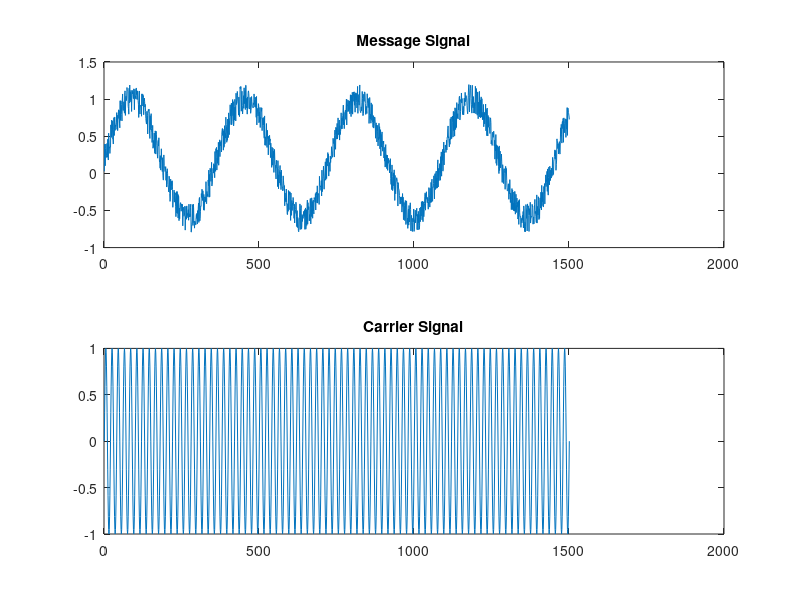
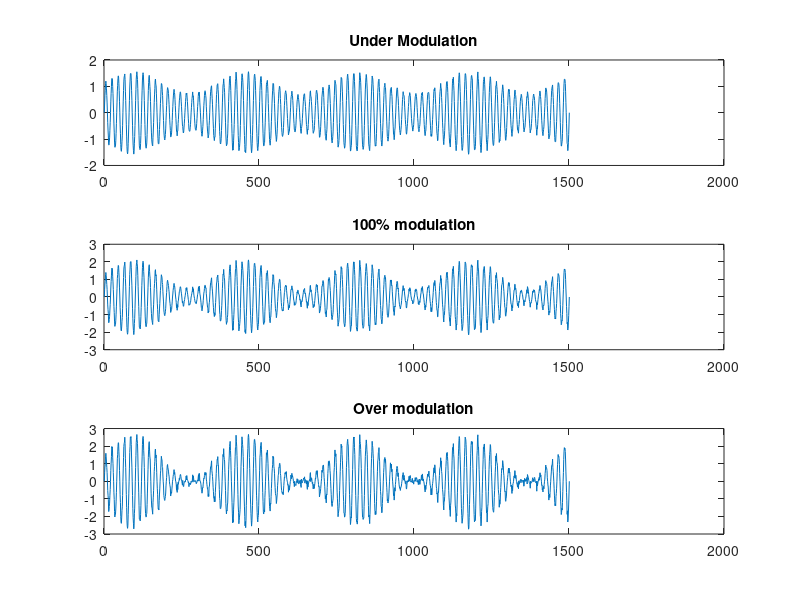
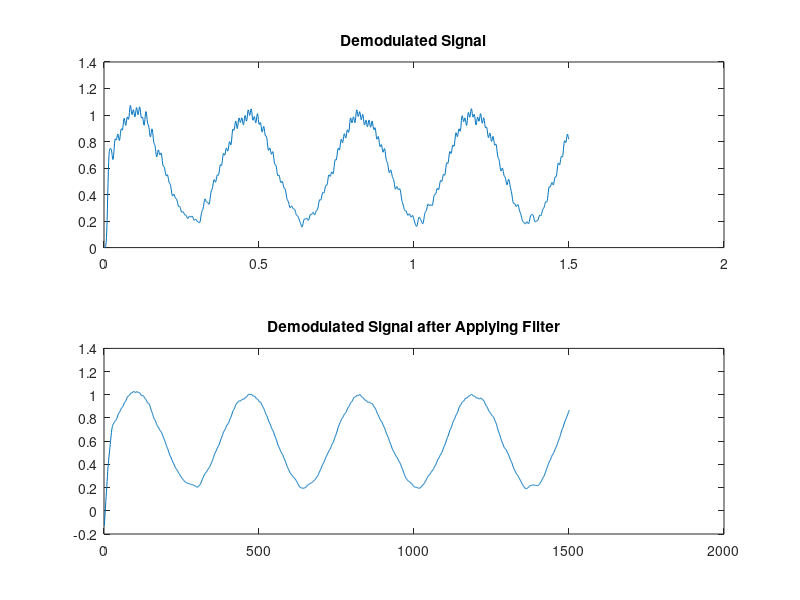
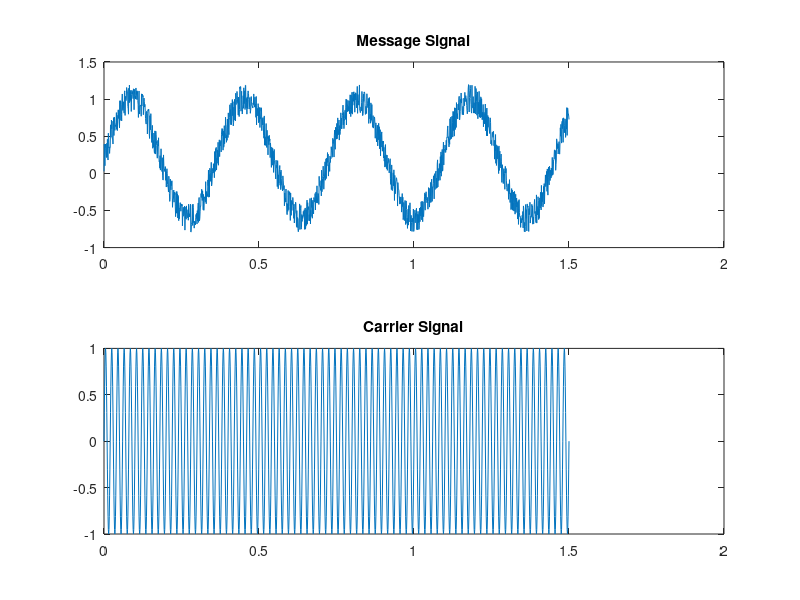

Write the MATLAB code that produced these figures, in order. (Note: this script raises an error after producing the figures.)
% Name - Surag P
% Roll No. - 181EC248

% Experimment Six

%Simulation of AM and FM schemes( modulation and demodulation in time
%domain and spectral domain)

clc; 
clear;

%Conventional AM 

%Generating Message Signal With Noise
figure;
T=[0:0.001:1.5];
smax=0.2;
smin=-0.2;
m_1=0.8*sin(2*pi*2.75*T)+(smax-smin)*rand(1,length(T)); 
subplot(2,1,1);
plot(m_1);
title('Message Signal');
fc_1=50;
c=sin(2*pi*fc_1*T);
subplot(2,1,2);
plot(c);
title('Carrier Signal');

MI_1=0.5; %Modulation Index For Under Modulation <1
output1=(1+(MI_1*m_1)).*c; 
figure;
subplot(3,1,1);
plot(output1);
title('Under Modulation');

MI_2=1; %Modulation Index For Perfect Modulation =1
output2=(1+(MI_2*m_1)).*c; 
subplot(3,1,2);
plot(output2); 
title('100% modulation');

MI_3=1.5; %Modulation Index For Under Modulation >1
output3=(1+(MI_3*m_1)).*c;
subplot(3,1,3);
plot(output3);
title('Over modulation');

recv_s=output2.*c; 
[x1,x2]=butter(5,0.1);
demod_s=filter(x1,x2,recv_s);
figure;
subplot(2,1,1)
plot(T,demod_s)
title('Demodulated Signal' );
% Using Median Filter to Smooth the output signal signal
demod_s = sgolayfilt(demod_s, 1, 25);
subplot(2,1,2);
plot(demod_s);
title('Demodulated Signal after Applying Filter' );


%DSBSC Modulation 
figure;
subplot(2,1,1); 
plot(T,m_1); 
title('Message Signal');
subplot(2,1,2); 
plot(T,c); 
title('Carrier Signal');

sig=m_1.*c;
figure;
subplot(2,1,1);
plot(T,sig);
title('DSBSC');

output1=sig.*c;
[x1,x2]=butter(5,0.1); 
output2=filter(x1,x2,output1);
subplot(2,1,2);
plot(T,output2);
title('Demodulated Signal');


% SSBSC Modulation 

figure;
subplot(2,1,1);
plot(T,m_1);
title('Message Signal');
subplot(2,1,2);
plot(T,sin(2*pi*fc_1*T));
title('Carrier Signal');

MI_1=m_1.*cos(2*pi*fc_1*T);
MI_2=hilbert(m_1).*(sin(2*pi*fc_1*T).*-1);
sig=MI_1+MI_2;
figure;
subplot(2,1,1);
plot(T,sig);
title('SSBSC');

output1=sig.*cos(2*pi*fc_1*T);
[x1,x2]=butter(5,0.1); 
output2=filter(x1,x2,output1);
subplot(2,1,2);
plot(T,output2);
title('Demodulated Signal');


%Frequency Modulation 
T=[0:0.001:5];
f1=1; 
m_2=0.8*sin(2*pi*f1*2.75*T) + (smax-smin)*rand(1,length(T)); 
figure;
subplot(2,1,1); 
plot(T,m_2); 
title('Message Signal');
fc_2=30; 
c=sin(2*pi*fc_2*T); 
subplot(2,1,2);
plot(T,c);
title('Carrier Signal');

x=sin(2*pi*f1*T);
accum_x = cumsum(x)/1000;
sig = cos(2*pi*fc_2*T + 2*pi*2*pi*accum_x);
figure;
subplot(2,1,1);
plot(T,sig);
title('Frequency Modulation');

output1=fmdemod(sig,fc_2,1000,2*pi,0);
subplot(2,1,2);
plot(output1);
title('Demodulated Signal');

%Phase Modulation 
figure; 
subplot(2,1,1);
plot(T,m_2);
title('Message Signal');
subplot(2,1,2);
plot(T,c);
title('Carrier Signal');

mf=20;
sig=sin((mf*sin(2*pi*f1*T))+(2*pi*fc_2*T));
figure;
subplot(2,1,1);
plot(T,sig);
title('Phase modulation');

[x1,x2]=butter(10,0.033);
output1=filter(x1,x2,abs(diff(sig)));
subplot(2,1,2);
plot(output1);
title('Demodulated Signal');

%Pre-Lab

%1. Why is modulation an essential process of the communication system?
%Ans- Modulation has a lot of advantages like no signal mixing occurs, communication range increases, Antenna size gets reduced ,etc all of which are essential to communication.

%2. Explain Block diagram of Communication system?
%Ans- Message signal is passed through Source encoder,channel encoder, Modulator and then transmitted by a medium and received at the receiver end by Detector ,Demodulator demodulates the recieved signal, which is then passed through Channel Decoder and Source decoder.

%3. Explain the need for modulation?
%Ans- Modulation decreases attenuation by transmitting a message signal using a high frequency carrier signal.

%4. Define Amplitude modulation?
%Ans- Amplitude modulation is a form of modulation technique where the amplitude of a carrier is made to vary depending on the message signal.

%5. How is the carrier different from the message?
%Ans- The Signal which contains the message which is to be transmitted is called message signal.The carrier signal is the high frequency signal on which modulation techniques are applied to transfer the message signal to reciever end.

%Post-Lab 

%1. What are the distortions that are likely to be present in the demodulated output when a diode detector is used?
%Ans- Diagonal clipping and Negative peak clipping are the types of distortion which are possible in the demodulated output.

%2. Explain how negative peak clipping occurs in the demodulated signal when a diode detector is used?
%Ans- Negative peak clipping occurs when modulation index on output side of detector is higher than that on the input side. So, at greater peaks of modulation of transmitted signal, overmodulation occurs at output of the detector.

%3. Explain under modulation, 100% modulation, over modulation?
%Ans- When Modulation index is less than 1, equal to 1 and greater than 1 its called under modulation ,100% modulation and Over modulation respectively.

%4. Explain High level modulation?
%Ans- In High Level Modulation, the message signal is passed through Wideband Power Amplifier and the Carrier signal is passed through Narrow band Power Amplifier before passing both the signals to High Level MOdulator Bloack 

%5. Write the formula to calculate practical modulation index?
%Ans- Modulation Index = Frequency Deviation / Modulation Frequency
